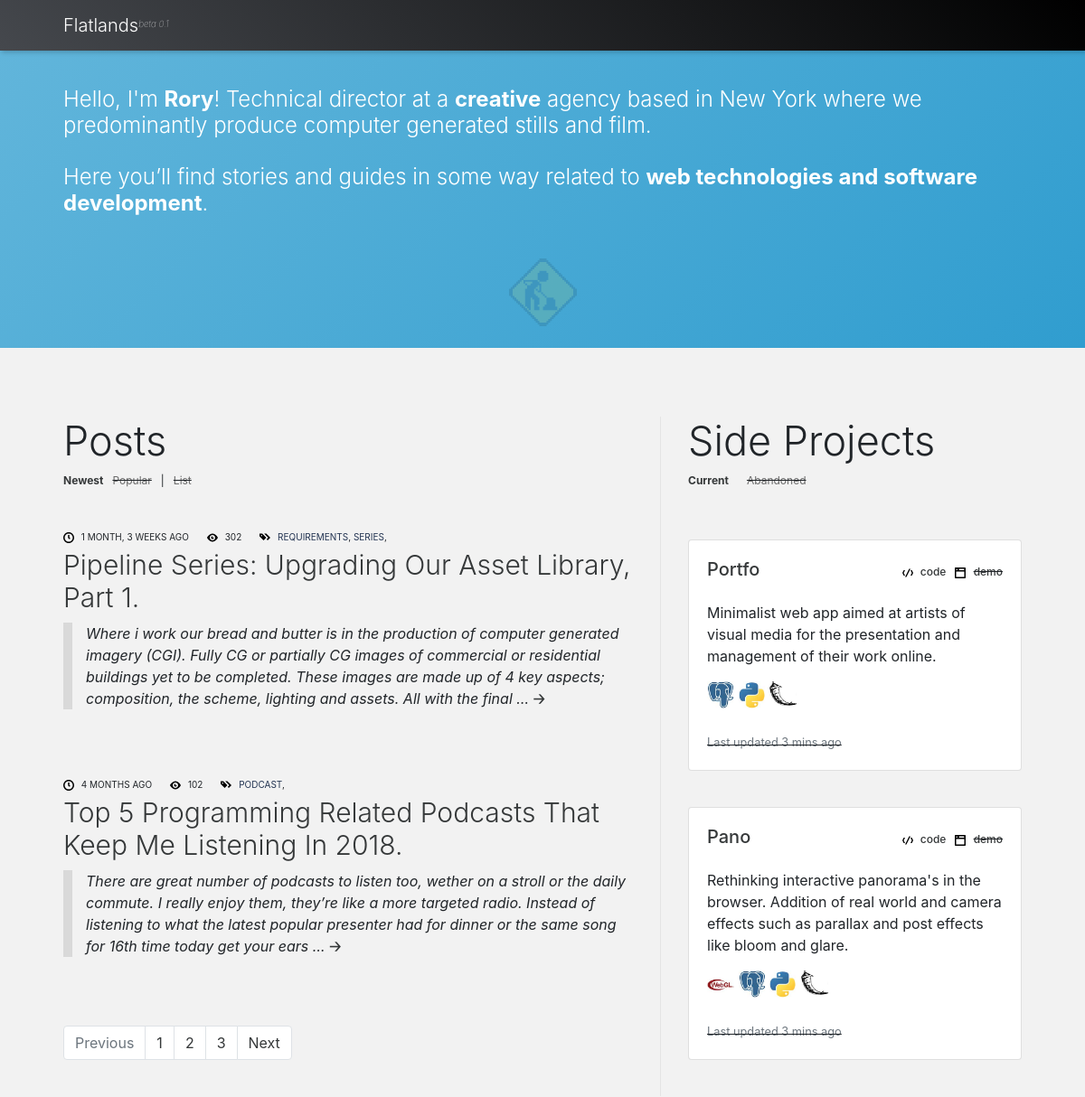
The app's page / (upper part), older data.
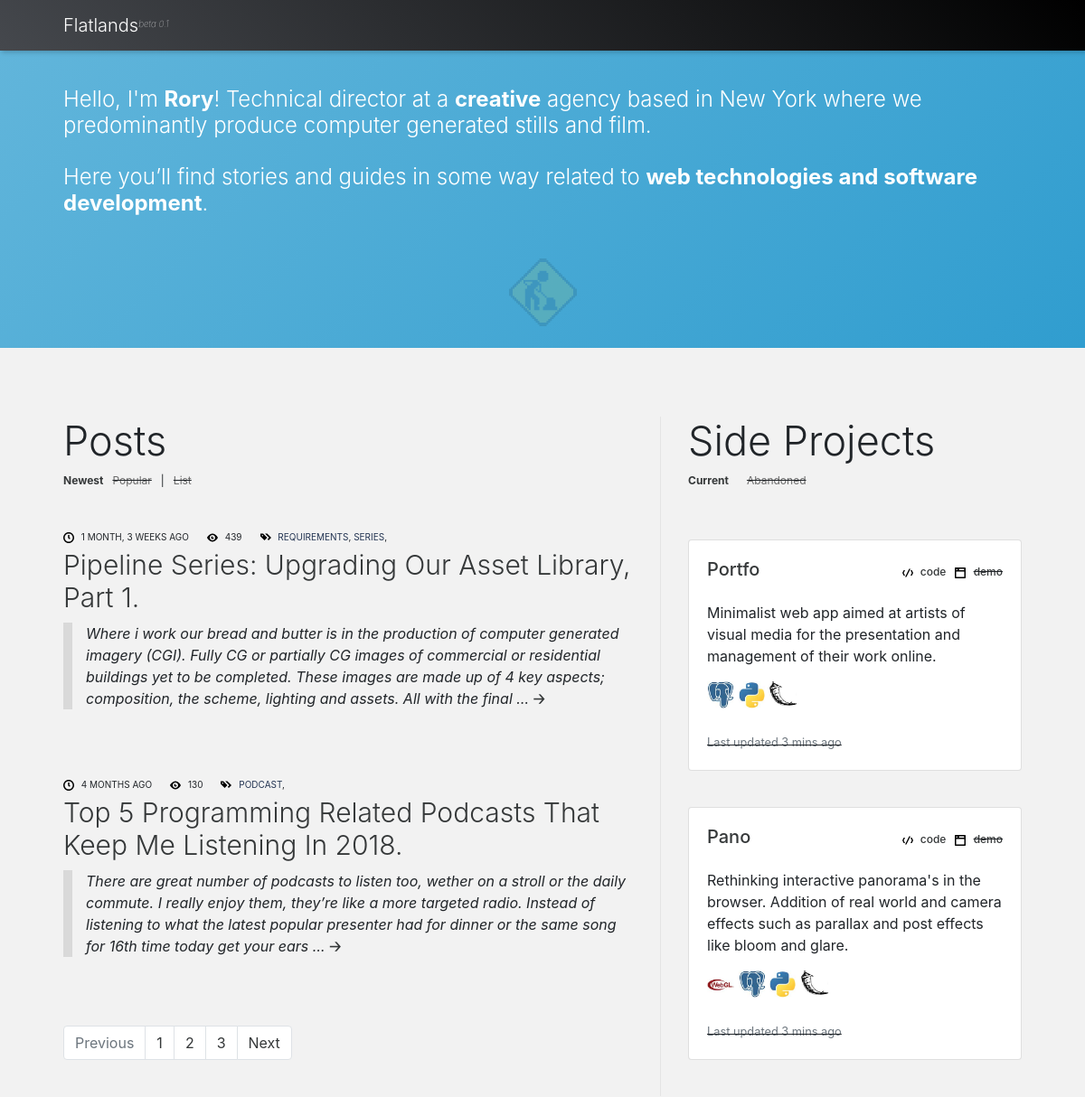
The same page, newer data.
### blog/models.py (models this page shows, shortened)
class Project(models.Model):
    name = models.CharField(max_length=200)
    pub_date = models.DateTimeField('date published')
    strap = models.CharField(max_length=300)
    content = models.CharField(max_length=5000)
    tags = models.ManyToManyField(Tag, blank=True)
    cover_img = models.CharField(max_length=200)
    published = models.BooleanField(default=False)
    repo = models.CharField(max_length=200, null=True, blank=True)

class UsedSoftware(models.Model):
    name = models.CharField(max_length=200)
    small_logo = models.CharField(max_length=200)
    projects = models.ManyToManyField(Project, blank=True)
    website = models.CharField(max_length=200)
    def __str__(self):
        return self.name

class Post(models.Model):
    next_post = models.IntegerField(null=True, blank=True)
    previous_post = models.IntegerField(null=True, blank=True)
    name = models.CharField(max_length=200)
    content = models.CharField(max_length=5000)
    pub_date = models.DateTimeField('date published')
    strap = models.CharField(max_length=300)
    tags = models.ManyToManyField(Tag, blank=True)
    project = models.ForeignKey(Project, on_delete=models.CASCADE, related_name='posts', null=True, blank=True)
    cover_img = models.CharField(max_length=200, null=True, blank=True)
    published = models.BooleanField(default=False)
    techspec = models.BooleanField(default=False)
    viewed = models.IntegerField(default=0)

class Tag(models.Model):
    name = models.CharField(max_length=30)
    def __str__(self):
        return self.name

### blog/views.py (the view)
# urls.py: path('', views.index, name='index'),
def index(request):
    articles = Post.objects.filter(
        published=True, project=None
        ).order_by('-pub_date')
    projects = Project.objects.filter(
        published=True
        ).order_by('-pub_date')
    context = standard_context
    context['articles'] = articles
    context['projects'] = projects
    return render(request, 'blog/index.html', context)

### blog/templates/blog/index.html (shortened to what this page needs)
{% extends "blog/base.html" %} {% load static %} {% block content %}
<div style="background: linear-gradient(135deg, rgba(99,182,219,1) 0%,rgba(48,157,207,1) 100%);">
        <div class="container content-intro">
                <p style="height:80px"></p>
                <p class="display-4" style="font-size: 24px;">
                    Hello, I'm <span style="font-weight: bold;"><a href="mailto:hello@flatlands.io">Rory</a></span>! Technical director at a <span style="font-weight: bold;">creative</span> agency based in New York where we predominantly produce computer generated
                    stills and film.
                    <br><br>
                    Here you’ll find stories and guides in some way related to <span style="font-weight: bold;">web technologies and software development</span>.
                </p>
        </div>
        <div style="display: flex; justify-content: space-around;padding-top:30px;opacity: 0.1;">
            <img style="height:75px; width:75px;" src="{% static 'blog/img/construction.gif' %}">
        </div>
      <br>
</div>
<p style="height:60px;"></p>
<div class="container content">
    <div class="project-comp">
        <div>
        {% include "blog/project_comp.html" %}
        </div>
        </div>
<div style="display:inline;">
    {% if articles %}
    <div>
    <h1 class="display-4" style="font-size:45px;">Posts</h1>
    <div style="display:flex;">
            <div style="padding-right:10px;font-size: 12px; font-weight: bold;"><a href="">Newest</a></div>
            <s><div style="padding-right:10px;font-size: 12px;"><a href="" style="color:dimgrey;">Popular</a></div></s>
            <div style="padding-right:10px;font-size: 12px;">|</div>
            <s><div style="padding-right:10px;font-size: 12px;"><a href="/articles/" style="color:dimgrey;">List</a></div></s>
        </div>
    </div>
    <p style="height:30px;"></p>
    {% for article in articles %}
    {% if article.project == None %}
    <div class="indexlistpost">
        <div class="blogpostheader">
            <div class="bloglistpostdate">
                <img class="iconic-svg" src="{% static 'blog/svg/clock.svg' %}" alt="clock icon"> {{article.pub_date|timesince|upper}} AGO
            </div>
            <div class="bloglistpostdate">
                    <img class="iconic-svg" src="{% static 'blog/svg/eye.svg' %}" alt="clock icon"> {{article.viewed}}
                </div>
            <div class="bloglistpostdate">
                <img class="iconic-svg" src="{% static 'blog/svg/tags.svg' %}" alt="tags icon"> {% for tag in article.tags.all %}
                <a href="/search/{{tag|lower}}" style="color: #233452;">{{tag|upper}}</a>,
                {% endfor %}
            </div>
        </div>
        <div class="display-4 bloglistpostname">
            <div><a href="/articles/{{ article.id }}/">{{ article.name|title }}.</a></div>
        </div>
        <div style="border-left: 10px solid rgba(0, 0, 0, .1);
        padding-left: 15px; font-style: italic;">
            {{article.strap|capfirst|truncatewords:50}} <a href='/articles/{{article.id}}' style="font-weight: bolder;font-style: normal;">🡢</a>
        </div>
    </div>
    <p style="height:60px;"></p>
    {% endif %}
    {% endfor %}
    <nav aria-label="Page navigation example">
            <ul class="pagination justify-content-start">
              <li class="page-item disabled">
                <a class="page-link" href="#" tabindex="-1">Previous</a>
              </li>
              <li class="page-item"><a class="page-link" href="#">1</a></li>
              <li class="page-item"><a class="page-link" href="#">2</a></li>
              <li class="page-item"><a class="page-link" href="#">3</a></li>
              <li class="page-item">
                <a class="page-link" href="#">Next</a>
              </li>
            </ul>
          </nav>
    {% else %}
    <p>No Articles :(</p>
    {% endif %}
</div>
</div>
{% endblock %}

### blog/templates/blog/base.html (shortened to what this page needs)
{% load static %}
<!DOCTYPE html>
<html lang="en">
<head>
  <link rel="stylesheet" href="https://stackpath.bootstrapcdn.com/bootstrap/4.1.1/css/bootstrap.min.css"
>
  <link rel="stylesheet" type="text/css" href="{% static 'blog/main.css' %}" />
</head>
<body>
<nav class="navbar fixed-top navbar-dark" style="box-shadow: 2px 2px 5px rgba(0,0,0,.2);background: linear-gradient(45deg, rgba(69,72,77,1) 0%,rgba(0,0,0,1) 100%); ">
    <div class="container content-nav">
  <a class="navbar-brand display-4" href="/" style="font-size:20px;">Flatlands<sup style="position: relative;top: -0.5em;font-size:10px;font-style: italic;font-weight:100;letter-spacing: 0px;">beta 0.1</sup></a>
</div>
</nav>
  {% block content %}{% endblock %}
     </body>
</html>

### blog/templates/blog/project_comp.html
{% load static %}
        {% if projects %}
        <h1 class="display-4" style="font-size:45px;">Side Projects</h1>
        <div style="display:flex;">
                <div style="font-size: 12px; font-weight: bold;"><a href="">Current</a></div>
                <s><div style="text-indent: 20px;font-size: 12px;"><a href="" style="color:dimgrey;">Abandoned</a></div></s>
            </div>
<p style="height:40px;"></p>
        {% for project in projects %}
        <div class="card mb-3">
                <div class="card-body">
                  <h5 class="card-title">
                        <div style="display: flex; flex-direction: row; justify-content: space-between">
                                <div>
                                        <h5 class="card-title"><a href="/projects/{{ project.id }}/">{{project.name|capfirst}}</a></h5>
                                </div>
                                <div style="display: flex;">
                                <div>
                                        <span style="font-size: 12px;">
                                                <img class="iconic-svg-small" src="{% static 'blog/svg/code.svg' %}" alt="code icon">
                                                <a href="{{project.repo}}">code</a>
                                        </span>
                                </div>
                                <div style="padding-left:10px;">
                                        <span style="font-size: 12px;">
                                                <img class="iconic-svg-small" src="{% static 'blog/svg/browser.svg' %}" alt="code icon">
                                                <s><a href="#">demo</a></s>
                                        </span>
                                </div>
                        </div>
                        </div>
                  </h5>
                  <p class="card-text">
                                {{project.strap|capfirst|truncatewords:50}}
                  </p>
                  <div>
                        {% for tech in project.usedsoftware_set.all %}
                        <a href="{{tech.website}}">
                                <img class="tech-icon" src="{% static 'blog/img/'|add:tech.small_logo %}" alt="{{tech}} icon">
                        </a>
                        {% endfor %}
                </div>
<br>
                  <s><p class="card-text"><small class="text-muted">Last updated 3 mins ago</small></p></s>
                </div>
              </div>
        <br> {% endfor %} {% else %} No Projects :( {% endif %}

### blog/static/blog/main.css (style rules this page uses)
html { font-size:16px; }
body { background-color: #f2f2f2; }
.content-nav { padding-left:40px; padding-right:40px; }
.tech-icon { width:30px; height:30px; }
.content { padding-left:40px; padding-right:40px; position: relative; }
.indexlistpost { display: flex; flex-direction: column; margin: auto auto; }
.blogpostheader { display: flex; flex-direction: row; }
.bloglistpostdate { font-size:10px; padding-right: 20px; }
.bloglistpostname { display:flex; font-size: 30px; padding-top:5px; padding-bottom:10px; color:#353839; }
.iconic-svg { height:12px; width:12px; margin-right:5px; }
.iconic-svg-small { height:12px; width:12px; margin-right:5px; }
.content-intro { color: white; padding-left:40px; padding-right:40px; }
.content-intro a:link { color: white; text-decoration: none; }
.project-comp { margin-left:30px; padding-left:30px; float:right; width:400px; border-left-style: solid; border-width: 1px; border-color: rgba(0, 0, 0, .06); }
.content a:link { color: #353839; text-decoration: none; }

Row changes from the older to the newer data that the page shows:
changed Post "Pipeline Series: Upgrading Our Asset Library, Part 1": viewed "302" → "439"
changed Post "Top 5 Programming Related Podcasts That Keep Me Listening In 2018": viewed "102" → "130"
